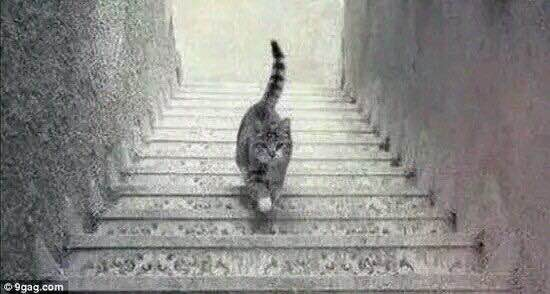
%> input picture Project-1/Up or Down.bmp, 550 x 294 px
$ octave project1.m   (GNU Octave 9; MATLAB toolbox functions it lacks are replaced by stand-ins)
%> lines starting %> are read from the running program, lines starting %| are printed output that depends on the picture; in (x1, y1, x2, y2) boxes, pixels count from 0 and x2, y2 are one past the last pixel; in counts of white or black regions, pixels touching at a corner belong together; the program's own positions count from 1
clear;clc;close all;
%% Picture 1
pic1 = imread('Up or Down.bmp');
%> pic1 is the input picture: size 294x550x3 uint8; mean R, G, B 142.1, 141, 138.2
figure;
imshow(pic1);
Ul = 400;
Ur = 450;
color = [255,255,255];
for i = 60:120
    pic1(i,Ul,:) = color;
    pic1(i,Ur,:) = color;
end
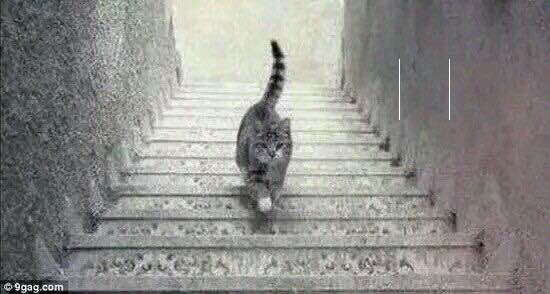
%> pic1: size 294x550x3 uint8; 0.08% of pixels changed, all inside (x1, y1, x2, y2) = (399, 59, 450, 120)
for j = Ul:Ur
    k = floor(10*log(-abs(j-425)/25+2))+120;
    pic1(k,j,:) = color;
end
%> pic1: size 294x550x3 uint8; 0.03% of pixels changed, all inside (x1, y1, x2, y2) = (400, 119, 449, 126)
imshow(pic1);
imwrite(pic1,'answer.bmp','bmp'),
%% Picture 2
pic2 = imread('tsukuba-left.bmp');
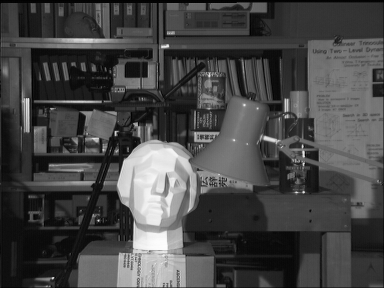
%> input picture Project-1/tsukuba-left.bmp, 384 x 288 px
%> pic2 is the input picture: size 288x384 uint8; min 0, max 253, mean 70.2
pic_d = double(pic2);
[m,n] = size(pic2);
%> m = 288; n = 384
pic_pad = [pic_d(1,:);pic_d(1,:);pic_d;pic_d(m,:);pic_d(m,:)];
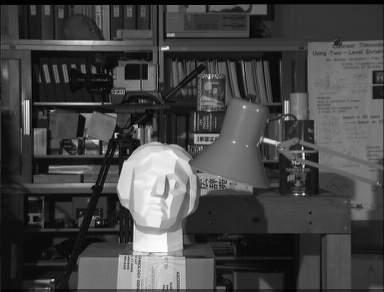
%> pic_pad: size 292x384 double; min 0, max 253, mean 69.5
pic_pad = [pic_pad(:,1) pic_pad(:,1) pic_pad  pic_pad(:,n) pic_pad(:,n)];
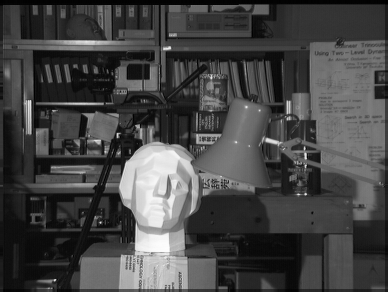
%> pic_pad: size 292x388 double; min 0, max 253, mean 69.2
k = 3;
pic2_zoom = double(zeros(k*m,k*n));

% [16 lines of commented-out code are left out]

%> (the run ends here)
